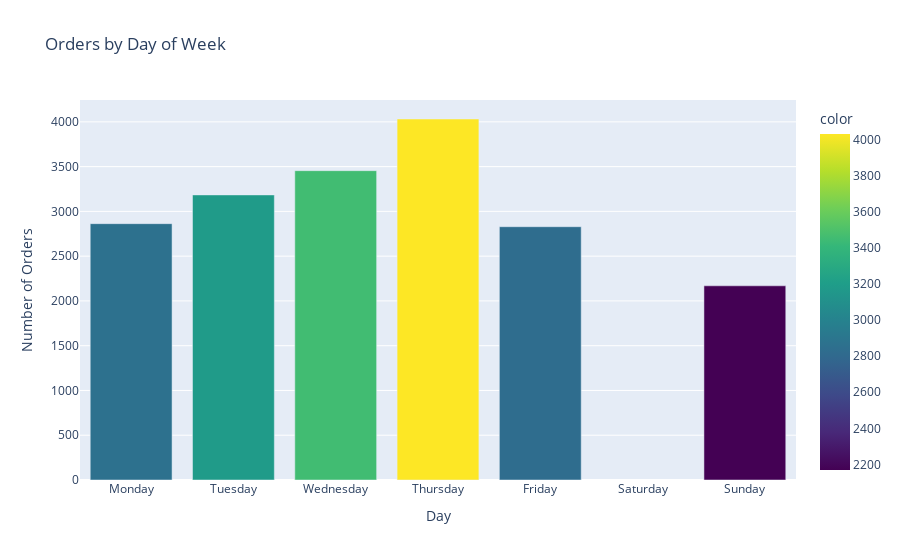

Notebook source saved alongside this figure:
### Markdown cell above
### 5.1.1 Day of Week Analysis

### Code cell
day_count = data_clean.groupby('DayOfWeek')['InvoiceNo'].nunique()
day_count = day_count.reindex(['Monday','Tuesday','Wednesday','Thursday','Friday','Saturday','Sunday'])

fig = px.bar(x=day_count.index, y=day_count.values,
             title='Orders by Day of Week',
             labels={'x': 'Day', 'y': 'Number of Orders'},
             color=day_count.values, color_continuous_scale='Viridis')
fig.update_layout(showlegend=False)
fig.show()

print(f"Busiest Day: {day_count.idxmax()} ({day_count.max():,} orders)")
print(f"Saturday transactions: {day_count.get('Saturday', 0)} - Business closed on Saturdays")

### Figure 1 — Plotly figure (JSON) as saved in the notebook; plotly's stock layout.template omitted (floating-point values rounded to 4 significant figures)
{"data": [{"alignmentgroup": "True", "hovertemplate": "Day=%{x}<br>Number of Orders=%{y}<br>color=%{marker.color}<extra></extra>", "legendgroup": "", "marker": {"color": [2863, 3184, 3455, 4032, 2829, null, 2169], "coloraxis": "coloraxis", "pattern": {"shape": ""}}, "name": "", "offsetgroup": "", "orientation": "v", "showlegend": false, "textposition": "auto", "type": "bar", "x": ["Monday", "Tuesday", "Wednesday", "Thursday", "Friday", "Saturday", "Sunday"], "xaxis": "x", "y": [2863, 3184, 3455, 4032, 2829, null, 2169], "yaxis": "y"}], "layout": {"barmode": "relative", "coloraxis": {"colorbar": {"title": {"text": "color"}}, "colorscale": [[0, "#440154"], [0.1111, "#482878"], [0.2222, "#3e4989"], [0.3333, "#31688e"], [0.4444, "#26828e"], [0.5556, "#1f9e89"], [0.6667, "#35b779"], [0.7778, "#6ece58"], [0.8889, "#b5de2b"], [1, "#fde725"]]}, "legend": {"tracegroupgap": 0}, "showlegend": false, "title": {"text": "Orders by Day of Week"}, "xaxis": {"anchor": "y", "domain": [0, 1], "title": {"text": "Day"}}, "yaxis": {"anchor": "x", "domain": [0, 1], "title": {"text": "Number of Orders"}}}}
